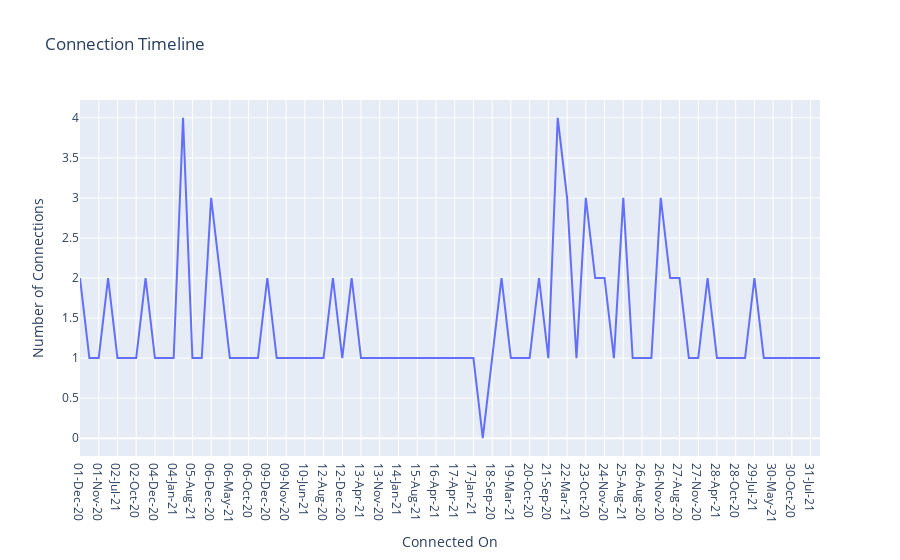

The notebook cell saved with this chart:
### Code cell
#How is My Connection Activity Overtime
lkd=lkd.sort_values(by='Connected On')

import plotly.express as px

px.line(lkd.groupby(by='Connected On').count().reset_index(),
        x='Connected On',
        y='First Name',
        labels={'First Name':'Number of Connections'},
        title = 'Connection Timeline')

### Figure 1 — Plotly figure (JSON) as saved in the notebook; plotly's stock layout.template omitted (floating-point values rounded to 4 significant figures)
{"data": [{"hovertemplate": "Connected On=%{x}<br>Number of Connections=%{y}<extra></extra>", "legendgroup": "", "line": {"color": "#636efa", "dash": "solid"}, "marker": {"symbol": "circle"}, "mode": "lines", "name": "", "orientation": "v", "showlegend": false, "type": "scatter", "x": ["01-Dec-20", "01-Jun-21", "01-Nov-20", "01-Sep-21", "02-Jul-21", "02-Jun-21", "02-Oct-20", "03-Nov-20", "04-Dec-20", "04-Feb-21", "04-Jan-21", "05-Apr-21", "05-Aug-21", "06-Apr-21", "06-Dec-20", "06-Jan-21", "06-May-21", "06-Nov-20", "06-Oct-20", "07-Jun-21", "09-Dec-20", "09-Jul-21", "09-Nov-20", "10-Apr-21", "10-Jun-21", "10-Sep-20", "12-Aug-20", "12-Aug-21", "12-Dec-20", "12-Nov-20", "13-Apr-21", "13-Jun-21", "13-Nov-20", "14-Apr-21", "14-Jan-21", "14-Nov-20", "15-Aug-21", "15-Nov-20", "16-Apr-21", "16-Aug-21", "17-Apr-21", "17-Dec-20", "17-Jan-21", "18-Oct-20", "18-Sep-20", "19-Apr-21", "19-Mar-21", "20-Nov-20", "20-Oct-20", "21-Mar-21", "21-Sep-20", "22-Apr-21", "22-Mar-21", "22-Oct-20", "23-Oct-20", "24-Apr-21", "24-Nov-20", "24-Sep-20", "25-Aug-21", "25-Mar-21", "26-Aug-20", "26-Aug-21", "26-Nov-20", "26-Oct-20", "27-Aug-20", "27-Jan-21", "27-Nov-20", "27-Oct-20", "28-Apr-21", "28-Aug-20", "28-Oct-20", "29-Dec-20", "29-Jul-21", "30-Jun-21", "30-May-21", "30-Nov-20", "30-Oct-20", "31-Aug-21", "31-Jul-21", "31-Oct-20"], "xaxis": "x", "y": [2, 1, 1, 2, 1, 1, 1, 2, 1, 1, 1, 4, 1, 1, 3, 2, 1, 1, 1, 1, 2, 1, 1, 1, 1, 1, 1, 2, 1, 2, 1, 1, 1, 1, 1, 1, 1, 1, 1, 1, 1, 1, 1, 0, 1, 2, 1, 1, 1, 2, 1, 4, 3, 1, 3, 2, 2, 1, 3, 1, 1, 1, 3, 2, 2, 1, 1, 2, 1, 1, 1, 1, 2, 1, 1, 1, 1, 1, 1, 1], "yaxis": "y"}], "layout": {"legend": {"tracegroupgap": 0}, "title": {"text": "Connection Timeline"}, "xaxis": {"anchor": "y", "domain": [0, 1], "title": {"text": "Connected On"}}, "yaxis": {"anchor": "x", "domain": [0, 1], "title": {"text": "Number of Connections"}}}}
